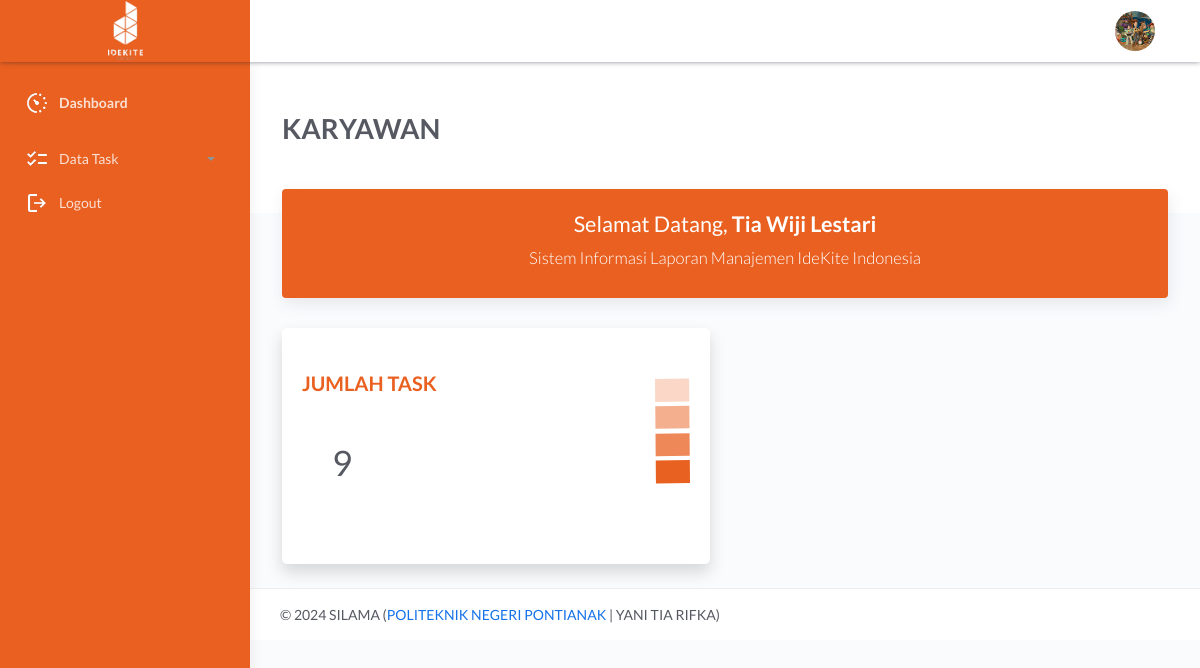
The app's page /karyawan/index.php (signed in) with its own data.
### tables this page shows
CREATE TABLE `tb_user` (
  `id_user` int(11) NOT NULL,
  `id_jabatan` int(11) NOT NULL,
  `nama_user` varchar(50) NOT NULL,
  `email` varchar(50) NOT NULL,
  `password` varchar(50) NOT NULL,
  `foto` varchar(11) NOT NULL
);

### karyawan/index.php (the view, shortened to what this page needs)
<?php
include '../config/db.php';
?> <script>
<?php
$id_login = @$_SESSION['karyawan'];
$jumlahTask = mysqli_num_rows(mysqli_query($con, "SELECT * FROM tb_task WHERE id_user = '$id_login'"));
$sql = mysqli_query($con, "SELECT * FROM tb_user
WHERE id_user = '$id_login'") or die(mysqli_error($con));
$data = mysqli_fetch_array($sql);
?>
<!DOCTYPE html>
<html lang="en">
<head>
	<link rel="stylesheet" type="text/css" href="https://cdn.datatables.net/1.11.6/css/jquery.dataTables.css">
	<link rel="stylesheet" href="../assets/css/bootstrap.min.css">
	<link rel="stylesheet" href="../assets/css/atlantis.min.css">
	<link rel="stylesheet" href="../assets/css/demo.css">
</head>
<body>
	<div class="wrapper">
		<div class="main-header">
			<div class="logo-header d-flex justify-content-center align-items-center" style="background-color: #e96020;">
				<a href="index.php" class="logo text-white">
					<img src="../assets/img/ide_kite_logo_black-removebg-preview.png" alt="navbar brand" class="navbar-brand" width="35">
				</a>
				<div class="nav-toggle">
					<button class="btn btn-toggle toggle-sidebar">
					</button>
				</div>
			</div>
			<nav class="navbar  navbar-header navbar-expand-lg  ">
				<div class="container-fluid">
					<ul class="navbar-nav topbar-nav ml-md-auto align-items-center">
						<li class="nav-item dropdown hidden-caret">
							<a class="dropdown-toggle profile-pic" data-toggle="dropdown" href="#" aria-expanded="false">
								<div class="avatar-sm">
									<img src="../assets/img/user/<?= $data['foto'] ?>" alt="foto profil" class="avatar-img rounded-circle">
								</div>
							</a>
						</li>
					</ul>
				</div>
			</nav>
		</div>
		<div class="sidebar sidebar-style-2">
			<div class="sidebar-wrapper " style="background-color: #e96020;">
				<ul class="nav text-white">
					<li class="nav-item">
						<a href="index.php" class="nav-item active">
							<img src="../assets/img/ICON/ikon_dashboard-removebg-preview.png" alt="Dashboard Icon" width="24" height="24">
							<p class="fw-bold">Dashboard</p>
						</a>
					</li>
					<li class="nav-item <?php echo (isset($_GET['page']) && $_GET['page'] == 'task') ? 'active' : ''; ?>">
						<a data-toggle="collapse" href="#task" class="collapsed">
							<img src="../assets/img/ICON/ikon_data_task-removebg-preview.png" alt="Tasks Icon" width="24" height="24">
							<p>Data Task</p>
							<span class="caret"></span>
						</a>
					</li>
					<li class="nav-item">
						<a href="logout.php" class="nav-link">
							<img src="../assets/img/ICON/ikon_logout-removebg-preview.png" alt="Logout Icon" width="24" height="24">
							<span>Logout</span>
						</a>
					</li>
				</ul>
			</div>
		</div>
		<div class="main-panel">
			<div class="content">
				<?php
				$page = @$_GET['page'];
				$act = @$_GET['act'];
				if ($page == 'task') {
					if ($act == '') {
						include 'modul/task/data.php';
					} elseif ($act == 'add') {
						include 'modul/task/add.php';
					} elseif ($act == 'edit') {
						include 'modul/task/edit.php';
					} elseif ($act == 'del') {
						include 'modul/task/del.php';
					} elseif ($act == 'proses') {
						include 'modul/task/proses.php';
					}
				} elseif ($page == 'change') {
					include 'modul/user/ganti_password.php';
				} elseif ($page == 'akun') {
					include 'modul/akun/akun.php';
				} elseif ($page == '') {
					include 'modul/home.php';
				} else {
					echo "<b>Tidak ada Halaman</b>";
				}
				?>
			</div>
			<footer class="footer">
				<div class="container">
					<div class="copyright ml-center">
						&copy; <?php echo date('Y'); ?> SILAMA (<a href="index.php">POLITEKNIK NEGERI PONTIANAK </a> | YANI TIA RIFKA)
					</div>
				</div>
			</footer>
		</div>
	</div>
</body>
</html>

### karyawan/modul/home.php (shortened to what this page needs)
<div class="panel-header" style="background-color: #ffff;">
	<div class="page-inner py-5">
		<div class="d-flex align-items-left align-items-md-center flex-column flex-md-row">
			<h1 class="text-black pb-2 fw-bold">KARYAWAN</h1>
		</div>
	</div>
</div>
<div class="page-inner mt--5">
	<div class="row mt--6">
		<div class="col-md-12">
			<div class="card full-height">
				<div class="card-body rounded" style="background-color: #e96020;">
					<div class="card-title">
						<center>
							<h2 class="text-white  fw-medium mb-2">Selamat Datang, <b class="text-white" style="color:#e96020 ;"><?= $data['nama_user']; ?></b></h2>
							<h4 class="text-white fw-light "> Sistem Informasi Laporan Manajemen IdeKite Indonesia</h4>
						</center>
					</div>
				</div>
			</div>
		</div>
		<div class="col-xl-6 col-md-6 mb-6">
			<div class="card border-left-primary shadow h-100 py-2">
				<div class="card-body">
					<div class="row no-gutters align-items-center">
						<div class="col mr-2">
							<div class="text-xs font-weight-bold text-uppercase mb-1" style="color:#e96020; font-size: 20px;">JUMLAH TASK</div>
							<div class="h5 mb-0 font-weight-bold text-gray-800">
								<h2 style="font-size: 35px; text-align: left; margin-top: 40px; margin-left:30px;"><?php echo $jumlahTask; ?></h2>
							</div>
						</div>
						<div class="col-auto">
						</div>
					</div>
				</div>
			</div>
		</div>
	</div>

### karyawan/index.php (style rules this page uses)
.nav a, .nav p, .nav i { color: #ffffffcc !important; }
.nav-item a { display: flex; align-items: center; padding: 10px 15px; }
.nav-item img { margin-right: 10px; }
.nav-item p { margin-bottom: 0; }

### records on screen
tb_user: foto (picture), nama_user "Tia Wiji Lestari"

### other values on screen
$jumlahTask "9"
